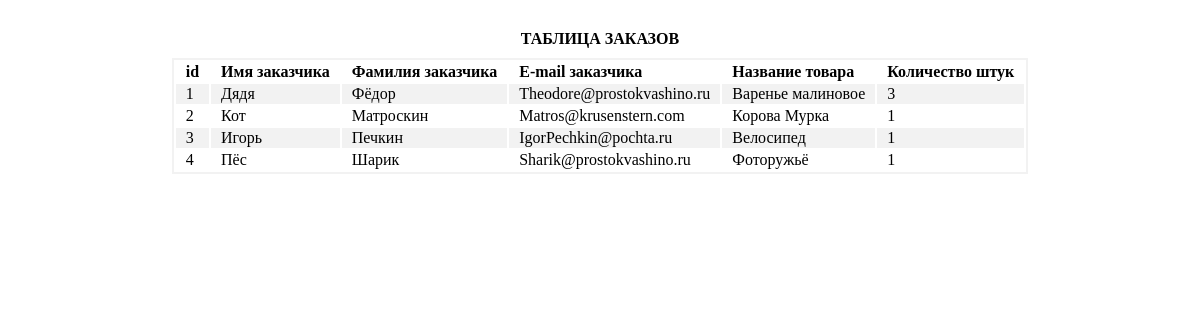
Page /loschenkov_PHP9/9_1_basic/index.php on the committed database.
### tables this page shows
CREATE TABLE IF NOT EXISTS `Zakaz` (
  `id` int(11) NOT NULL AUTO_INCREMENT,
  `name` varchar(255) NOT NULL DEFAULT '0',
  `fam` varchar(255) NOT NULL DEFAULT '0',
  `email` varchar(255) NOT NULL DEFAULT '0',
  `tovar` varchar(255) NOT NULL DEFAULT '0',
  `col` int(11) NOT NULL DEFAULT '0',
  PRIMARY KEY (`id`)
);

### loschenkov_PHP9/9_1_basic/index.php (the view, shortened to what this page needs)
<!DOCTYPE html>
<html lang="ru">
<head>
</head>
<body>
   <?php
   $db_host = "localhost";
   $db_user = "myuser";
   $db_pass = "password";
   $db_name = "NewDatabase";
   $mysqli = mysqli_connect($db_host, $db_user, $db_pass, $db_name);
   if ($mysqli === false) {
      die("ERROR: Could not connect. " . mysqli_connect_error());
   } else {
      echo "<table>\n        <caption>Таблица заказов</caption>\n        <tr>\n            <th>id</th><th>Имя заказчика</th><th>Фамилия заказчика</th><th>E-mail заказчика</th><th>Название товара</th><th>Количество штук</th>\n        </tr>";
      $res = $mysqli->query("SELECT * FROM Zakaz");
      for ($row_no = 0; $row_no < $res->num_rows; $row_no++) {
         $res->data_seek($row_no);
         $row = $res->fetch_assoc();
         echo "\n        <tr>\n            <td>" . $row['id'] . "</td><td>" . $row['name'] . "</td><td>" . $row['fam'] . "</td><td>" . $row['email'] . "</td><td>" . $row['tovar'] . "</td><td>" . $row['col']  . "</td>\n        </tr>";
      }
      echo "\n    </table>\n";
   }
   ?>
</body>
</html>

### loschenkov_PHP9/9_1_basic/index.php (style rules this page uses)
table { margin: 30px auto; }
table caption { padding-bottom: 10px; font-weight: bold; text-transform: uppercase; }
table tr>td, table tr>th { background-color: #fff; padding-left: 10px; padding-right: 10px; text-align: left; }
table tr:nth-child(even)>td { background-color: #f2f2f2; }
table { border: 2px solid #f2f2f2; }

### rows in the picture
zakaz: id "1", name "Дядя", fam "Фёдор", email "Theodore@prostokvashino.ru", tovar "Варенье малиновое", col "3"
zakaz: id "2", name "Кот", fam "Матроскин", email "Matros@krusenstern.com", tovar "Корова Мурка", col "1"
zakaz: id "3", name "Игорь", fam "Печкин", email "IgorPechkin@pochta.ru", tovar "Велосипед", col "1"
zakaz: id "4", name "Пёс", fam "Шарик", email "Sharik@prostokvashino.ru", tovar "Фоторужьё", col "1"
